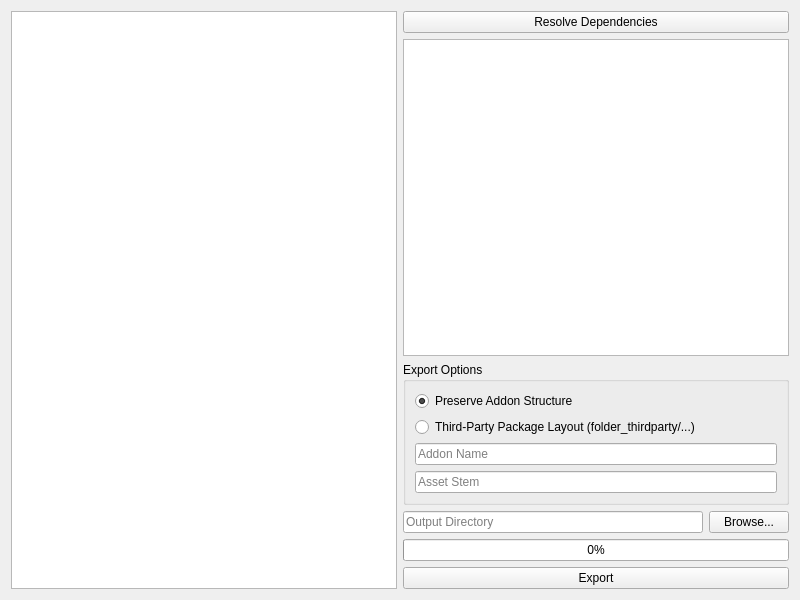
<?xml version="1.0" encoding="UTF-8"?>
<ui version="4.0">
 <class>AssetExporterWidget</class>
 <widget class="QWidget" name="AssetExporterWidget">
  <property name="geometry">
   <rect>
    <x>0</x>
    <y>0</y>
    <width>800</width>
    <height>600</height>
   </rect>
  </property>
  <property name="windowTitle">
   <string>Asset Exporter</string>
  </property>
  <layout class="QHBoxLayout" name="horizontalLayout">
   <item>
    <widget class="QTreeView" name="source_tree"/>
   </item>
   <item>
    <layout class="QVBoxLayout" name="verticalLayout">
     <item>
      <widget class="QPushButton" name="btn_resolve">
       <property name="text">
        <string>Resolve Dependencies</string>
       </property>
      </widget>
     </item>
     <item>
      <widget class="QTreeView" name="deps_list"/>
     </item>
     <item>
      <widget class="QGroupBox" name="groupBox">
       <property name="title">
        <string>Export Options</string>
       </property>
       <layout class="QVBoxLayout" name="verticalLayout_2">
        <item>
         <widget class="QRadioButton" name="radio_preserve">
          <property name="text">
           <string>Preserve Addon Structure</string>
          </property>
          <property name="checked">
           <bool>true</bool>
          </property>
         </widget>
        </item>
        <item>
         <widget class="QRadioButton" name="radio_thirdparty">
          <property name="text">
           <string>Third-Party Package Layout (folder_thirdparty/...)</string>
          </property>
         </widget>
        </item>
        <item>
         <widget class="QLineEdit" name="edit_addon_name">
          <property name="placeholderText">
           <string>Addon Name</string>
          </property>
         </widget>
        </item>
        <item>
         <widget class="QLineEdit" name="edit_asset_stem">
          <property name="placeholderText">
           <string>Asset Stem</string>
          </property>
         </widget>
        </item>
       </layout>
      </widget>
     </item>
     <item>
      <layout class="QHBoxLayout" name="horizontalLayout_2">
       <item>
        <widget class="QLineEdit" name="edit_output_dir">
         <property name="placeholderText">
          <string>Output Directory</string>
         </property>
        </widget>
       </item>
       <item>
        <widget class="QPushButton" name="btn_browse">
         <property name="text">
          <string>Browse...</string>
         </property>
        </widget>
       </item>
      </layout>
     </item>
     <item>
      <widget class="QProgressBar" name="progress_bar">
       <property name="value">
        <number>0</number>
       </property>
      </widget>
     </item>
     <item>
      <widget class="QPushButton" name="btn_export">
       <property name="text">
        <string>Export</string>
       </property>
      </widget>
     </item>
    </layout>
   </item>
  </layout>
 </widget>
 <resources/>
 <connections/>
</ui>
